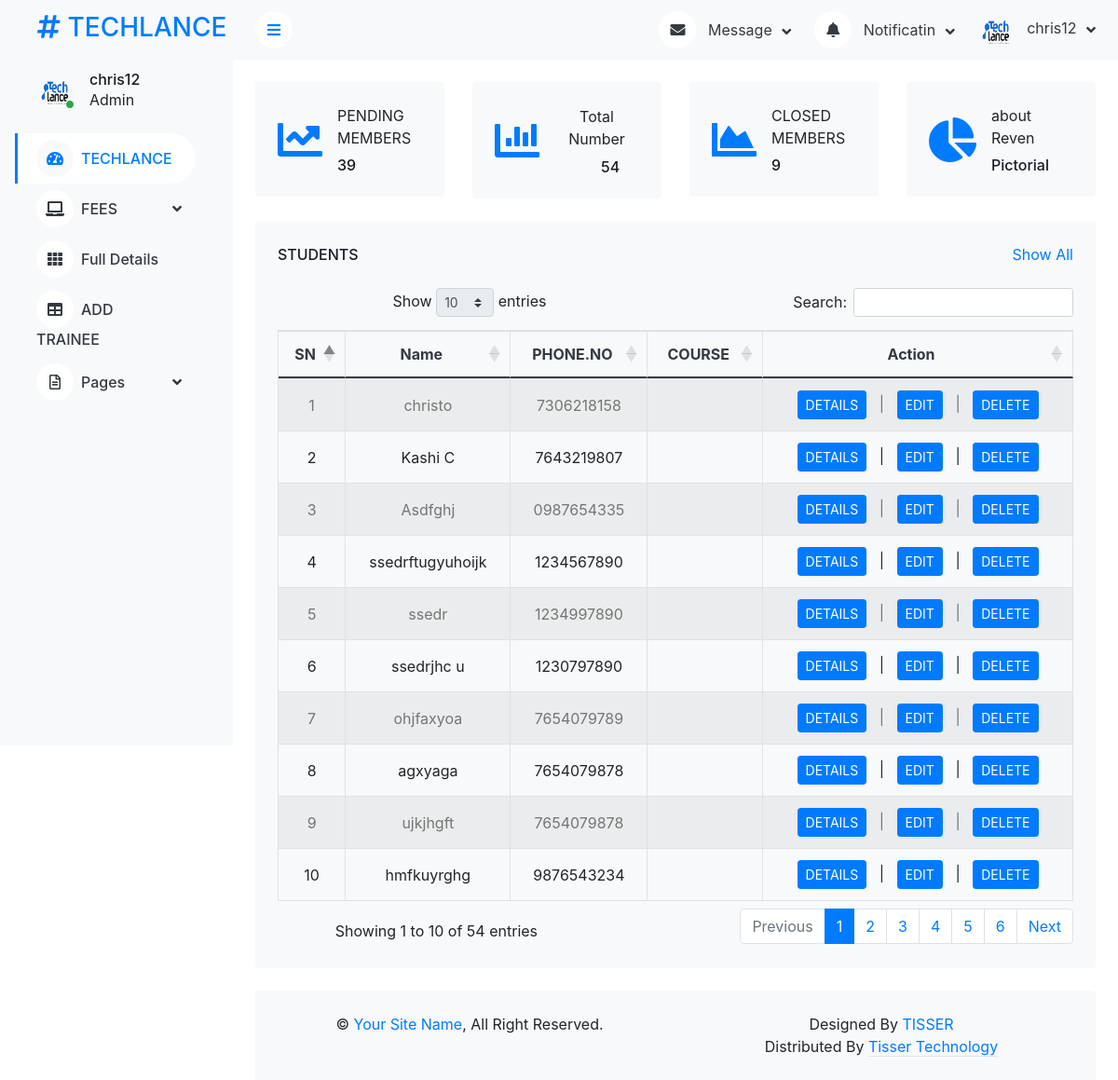
The page /teclance/teclance/index.php (signed in) on the database its author committed.
### tables this page shows
CREATE TABLE `reg_form` (
  `id` int(10) NOT NULL,
  `email` varchar(30) NOT NULL,
  `contact` varchar(40) NOT NULL,
  `address` varchar(50) NOT NULL,
  `course` varchar(40) NOT NULL,
  `date of joining` date NOT NULL,
  `instituion` varchar(40) NOT NULL,
  `contact person name` varchar(30) NOT NULL,
  `cp contact` varchar(40) NOT NULL,
  `date` date NOT NULL,
  `place` varchar(40) NOT NULL,
  `signature` text NOT NULL,
  `name` varchar(50) NOT NULL,
  `photo` text NOT NULL,
  `pen` int(11) NOT NULL,
  `status` int(11) NOT NULL DEFAULT 99 COMMENT 'payed or not',
  `courses` varchar(30) NOT NULL
);

### teclance/teclance/index.php (the view, shortened to what this page needs)
<?php
include("reg_database.php");
$sql3= "SELECT * FROM `reg_form`";
$result3=$conn->query($sql3);
 $uuid=$_SESSION["USERID"];
$sql31= "SELECT * FROM `login` WHERE `id`='$uuid'";
$result31=$conn->query($sql31);
 while($row31 = $result31->fetch_assoc())
                    {
                        $nameuser=$row31['username'];
                        }
?>
<!DOCTYPE html>
<html lang="en">
<head>
    <link href="https://cdnjs.cloudflare.com/ajax/libs/font-awesome/5.10.0/css/all.min.css" rel="stylesheet">
    <link href="https://cdn.jsdelivr.net/npm/bootstrap-icons@1.4.1/font/bootstrap-icons.css" rel="stylesheet">
    <link href="lib/owlcarousel/assets/owl.carousel.min.css" rel="stylesheet">
    <link href="lib/tempusdominus/css/tempusdominus-bootstrap-4.min.css" rel="stylesheet" />
    <link rel="stylesheet" href="css/style.css">
    <link href="css/bootstrap.min.css" rel="stylesheet">
    <link rel="stylesheet" href="https://cdnjs.cloudflare.com/ajax/libs/twitter-bootstrap/4.5.2/css/bootstrap.css">
    <link rel="stylesheet" href="https://cdn.datatables.net/1.12.1/css/dataTables.bootstrap4.min.css">
</head>
<body>
    <div class="container-xxl position-relative bg-white d-flex p-0">
        <div class="sidebar pe-4 pb-3">
            <nav class="navbar bg-light navbar-light">
                <a href="index.php" class="navbar-brand mx-4 mb-3">
                    <h3 class="text-primary"><i class="fa fa-hashtag me-2"></i>TECHLANCE</h3>
                </a>
                <div class="d-flex align-items-center ms-4 mb-4">
                    <div class="position-relative">
                        <img class="rounded-circle" src="img/logo.png" alt="" style="width: 40px; height: 40px;">
                        <div class="bg-success rounded-circle border border-2 border-white position-absolute end-0 bottom-0 p-1"></div>
                    </div>
                    <div class="ms-3">
                        <h6 class="mb-0"><?php echo $nameuser;?></h6>
                        <span>Admin</span>
                    </div>
                </div>
                <div class="navbar-nav w-100">
                    <a href="index.php" class="nav-item nav-link active"><i class="fa fa-tachometer-alt me-2"></i>TECHLANCE</a>
                    <div class="nav-item dropdown">
                    <a href="#" class="nav-link dropdown-toggle" data-bs-toggle="dropdown"><i class="fa fa-laptop me-2"></i>FEES</a>
                    <a href="fulldetail.php" class="nav-item nav-link"><i class="fa fa-th me-2"></i>Full Details</a>
                   <a href="reg_form.php" class="nav-item nav-link"><i class="fa fa-table me-2"></i>ADD TRAINEE</a>
                    <div class="nav-item dropdown">
                        <a href="#" class="nav-link dropdown-toggle" data-bs-toggle="dropdown"><i class="far fa-file-alt me-2"></i>Pages</a>
                    </div>
                </div>
            </nav>
        </div>
        <div class="content">
            <nav class="navbar navbar-expand bg-light navbar-light sticky-top px-4 py-0">
                <a href="#" class="sidebar-toggler flex-shrink-0">
                    <i class="fa fa-bars"></i>
                </a>
                <div class="navbar-nav align-items-center ms-auto">
                    <div class="nav-item dropdown">
                        <a href="#" class="nav-link dropdown-toggle" data-bs-toggle="dropdown">
                            <i class="fa fa-envelope me-lg-2"></i>
                            <span class="d-none d-lg-inline-flex">Message</span>
                        </a>
                    </div>
                    <div class="nav-item dropdown">
                        <a href="#" class="nav-link dropdown-toggle" data-bs-toggle="dropdown">
                            <i class="fa fa-bell me-lg-2"></i>
                            <span class="d-none d-lg-inline-flex">Notificatin</span>
                        </a>
                    </div>
                    <div class="nav-item dropdown">
                        <a href="#" class="nav-link dropdown-toggle" data-bs-toggle="dropdown">
                            <img class="rounded-circle me-lg-2" src="img/logo.png" alt="" style="width: 40px; height: 40px;">
                            <span class="d-none d-lg-inline-flex"><?php echo $nameuser;?></span>
                        </a>
                    </div>
                </div>
            </nav>
            <div class="container-fluid pt-4 px-4">
                <div class="row g-4">
                    <div class="col-sm-6 col-xl-3">
                        <div class="bg-light rounded d-flex align-items-center justify-content-between p-4">
                            <i class="fa fa-chart-line fa-3x text-primary"></i>
                            <div class="ms-3">
                                <p class="mb-2">PENDING MEMBERS</p>
                                <?php
                                   $sql6 = "SELECT * FROM reg_form WHERE `pen`=0";
                                   $result2 = mysqli_query($conn, $sql6);
                                   $aa= mysqli_num_rows($result2);
                                   ?>
                                <h6 class="mb-0"> <?php echo $aa;?> </h6>
                            </div>
                        </div>
                    </div>
                    <div class="col-sm-6 col-xl-3">
                        <div class="bg-light rounded d-flex align-items-center justify-content-between p-4">
                            <i class="fa fa-chart-bar fa-3x text-primary"></i>
                            <div class="ms-3">
                                <p class="mb-2"><a class="btn p-0 " href="total_number.php">Total Number</a></p>
                                <?php
                                $sql = "SELECT * FROM reg_form";
                                $result = mysqli_query($conn, $sql);
                                $aa= mysqli_num_rows($result);
                                ?>
                                <h6 class="ee mb-0"><?php echo $aa; ?></h6>
                            </div>
                        </div>
                    </div>
                    <div class="col-sm-6 col-xl-3">
                        <div class="bg-light rounded d-flex align-items-center justify-content-between p-4">
                            <i class="fa fa-chart-area fa-3x text-primary"></i>
                            <div class="ms-3">
                                <p class="mb-2">CLOSED MEMBERS</p>
                                <?php
                                $sql44 = "SELECT * FROM reg_form WHERE `pen`= 2";
                                   $result44 = mysqli_query($conn, $sql44);
                                   $aaa = mysqli_num_rows($result44);
                                   ?>
                                <h6 class="mb-0"><?php echo $aaa;?></h6>
                            </div>
                        </div>
                    </div>
                    <div class="col-sm-6 col-xl-3">
                        <div class="bg-light rounded d-flex align-items-center justify-content-between p-4">
                            <i class="fa fa-chart-pie fa-3x text-primary"></i>
                            <div class="ms-3">
                                <p class="mb-2">about Reven</p>
                                <h6 class="mb-0">Pictorial</h6>
                            </div>
                        </div>
                    </div>
                </div>
            </div>
            <div class="container-fluid pt-4 px-4">
                <div class="bg-light text-center rounded p-4">
                    <div class="d-flex align-items-center justify-content-between mb-4">
                        <h6 class="mb-0">STUDENTS</h6>
                        <a href="">Show All</a>
                    </div>
                    <div class="table-responsive">
                            <table id="example" class="table table-striped table-bordered" style="width:100%">
                            <thead>
                                <tr class="text-dark">
                                    <th scope="col">SN</th>
                                    <th scope="col">Name</th>
                                    <th scope="col">PHONE.NO</th>
                                    <th scope="col">COURSE</th>
                                    <th scope="col">Action</th>
                                </tr>
                            </thead>
                            <tbody>
                                <?php
                                $i=1;
                                while($row3 = $result3->fetch_assoc())
                                {
                                ?>
                                <tr>
                                 <td><?php echo $i; ?></td>
                                   <td><?php echo $row3['name'];?></td>
                                    <td><?php echo $row3['contact'];?></td>
                                    <td><?php echo $row3['courses'];?></td>
                                <td>
                                 <a class="btn btn-sm btn-primary" href="details.php?ids=<?php echo $row3['id'];?>">DETAILS</a>
                                 &nbsp;&nbsp;|&nbsp;&nbsp;
                                 <a class="btn btn-sm btn-primary" href="editform.php?ids=<?php echo $row3['id'];?>">EDIT</a>
                                 &nbsp;&nbsp;|&nbsp;&nbsp;
                                 <a class="btn btn-sm btn-primary" href="delete.php?ids=<?php echo $row3['id'];?>">DELETE</a>
                                </tr>
                               <?php
                               $i++;
                                }
                             ?>
                            </tbody>
                        </table>
                    </div>
                </div>
            </div>
            <div class="container-fluid pt-4 px-4">
                <div class="bg-light rounded-top p-4">
                    <div class="row">
                        <div class="col-12 col-sm-6 text-center text-sm-start">
                            &copy; <a href="#">Your Site Name</a>, All Right Reserved.
                        </div>
                        <div class="col-12 col-sm-6 text-center text-sm-end">
                            Designed By <a href="https://www.tissertech.com/">TISSER</a>
                        Distributed By <a class="border-bottom" href="https://tissertechnologies.com/" target="_blank">Tisser Technology</a>
                        </div>
                    </div>
                </div>
            </div>
        </div>
    </div>
</body>
</html>

### teclance/teclance/css/style.css (style rules this page uses)
:root { --primary: #009CFF; --light: #F3F6F9; --dark: #191C24; }
.btn { transition: .5s; }
.btn.btn-primary { color: #FFFFFF; }
.sidebar { position: fixed; top: 0; left: 0; bottom: 0; width: 250px; height: 100vh; overflow-y: auto; background: var(--light); transition: 0.5s; z-index: 999; }
.content { margin-left: 250px; min-height: 100vh; background: #FFFFFF; transition: 0.5s; }
@media (min-width: 992px) { .sidebar { margin-left: 0; } }
@media (min-width: 992px) { .content { width: calc(100% - 250px); } }
.sidebar .navbar .navbar-nav .nav-link { padding: 7px 20px; color: var(--dark); font-weight: 500; border-left: 3px solid var(--light); border-radius: 0 30px 30px 0; outline: none; }
.sidebar .navbar .navbar-nav .nav-link:hover, .sidebar .navbar .navbar-nav .nav-link.active { color: var(--primary); background: #FFFFFF; border-color: var(--primary); }
.sidebar .navbar .navbar-nav .nav-link i { width: 40px; height: 40px; display: inline-flex; align-items: center; justify-content: center; background: #FFFFFF; border-radius: 40px; }
.sidebar .navbar .navbar-nav .nav-link:hover i, .sidebar .navbar .navbar-nav .nav-link.active i { background: var(--light); }
.sidebar .navbar .dropdown-toggle::after { position: absolute; top: 15px; right: 15px; border: none; content: "\f107"; font-family: "Font Awesome 5 Free"; font-weight: 900; transition: .5s; }
.content .navbar .navbar-nav .nav-link { margin-left: 25px; padding: 12px 0; color: var(--dark); outline: none; }
.content .navbar .sidebar-toggler, .content .navbar .navbar-nav .nav-link i { width: 40px; height: 40px; display: inline-flex; align-items: center; justify-content: center; background: #FFFFFF; border-radius: 40px; }
.content .navbar .dropdown-toggle::after { margin-left: 6px; vertical-align: middle; border: none; content: "\f107"; font-family: "Font Awesome 5 Free"; font-weight: 900; transition: .5s; }
.ee { padding-left: 50px; }
.table td { vertical-align: middle !important; }
.table th { vertical-align: middle !important; text-align: center !important; }

### rows shown on the page
reg_form: name "christo", contact "7306218158"
reg_form: name "Kashi C", contact "7643219807"
reg_form: name "Asdfghj", contact "0987654335"
reg_form: name "ssedrftugyuhoijk", contact "1234567890"
reg_form: name "ssedr", contact "1234997890"
reg_form: name "ssedrjhc u", contact "1230797890"
reg_form: name "ohjfaxyoa", contact "7654079789"
reg_form: name "agxyaga", contact "7654079878"
reg_form: name "ujkjhgft", contact "7654079878"
reg_form: name "hmfkuyrghg", contact "9876543234"

### other values the page prints
$nameuser "chris12"
$aa "39"
$aa "54"
$aaa "9"
